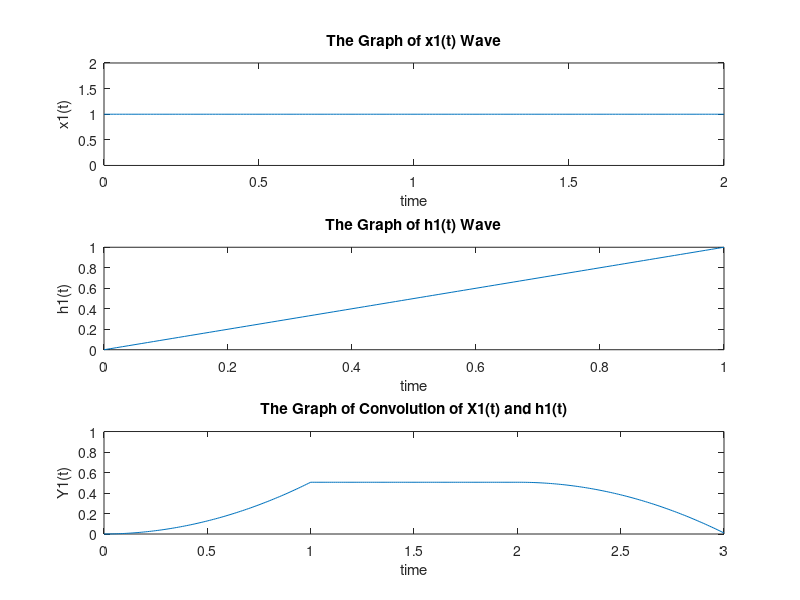

Recreate this plot in MATLAB.
figure(4)
d_t=0.01;
t1=0:d_t:2;
x1=ones(size(t1));
subplot(3,1,1);
plot(t1,x1);
xlabel('time');
ylabel('x1(t)');
axis([0 2 0 2]);
title('The Graph of x1(t) Wave');

%Wav 2
t2 = 0:d_t:1;                            
h1 = t2;                         
subplot(3,1,2);                       
plot(t2,h1);                      
xlabel('time');               
ylabel('h1(t)');                       	
axis([0 1 0 1]);                        
title('The Graph of h1(t) Wave');

%con.
t3 = 0:d_t:3;                           
y = conv(x1, h1)*d_t;                  
subplot(3,1,3);                         
plot(t3, y);                          
xlabel('time');              
ylabel('Y1(t)');                       
axis([0 3 0 1]);                        
title('The Graph of Convolution of X1(t) and h1(t)');